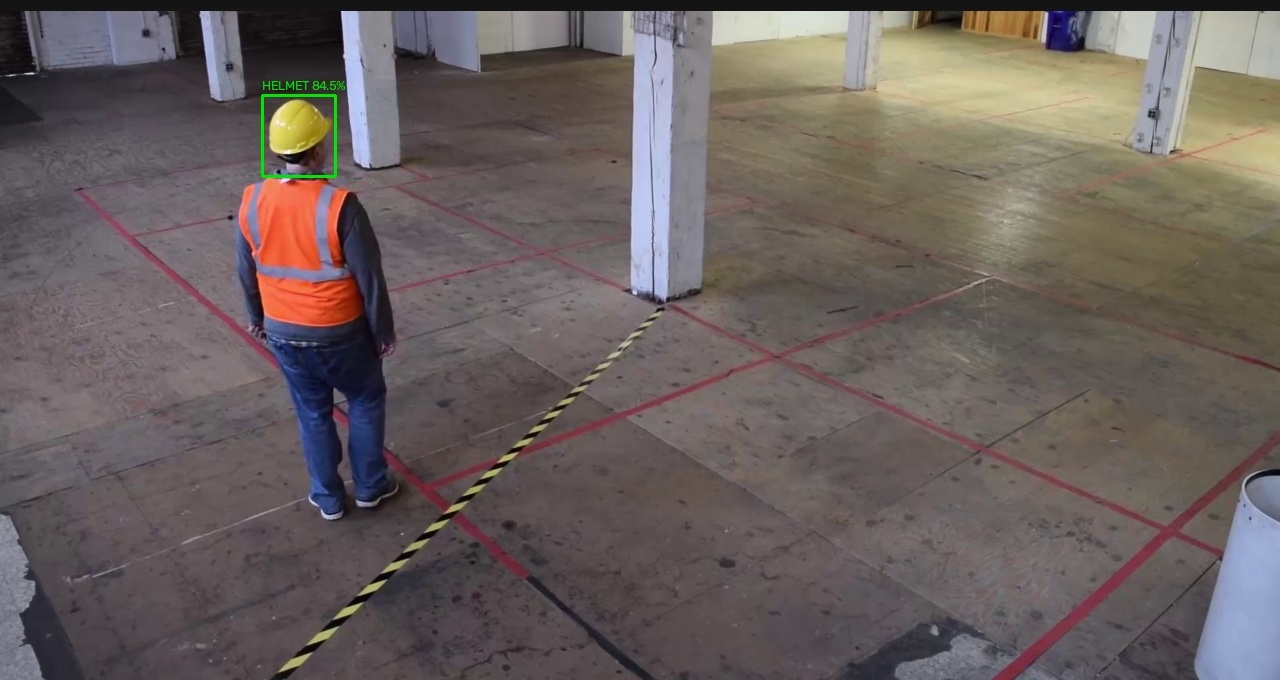
#> input picture paper_overleaf/figures/test_construction_site_workers_1080p.jpg, 1280 x 680 px, found by its file name
$ python crop_fig1.py
#> lines starting #> are read from the running program, lines starting #| are printed output that depends on the picture
from PIL import Image

img_path = 'paper_overleaf/figures/test_construction_site_workers_1080p.jpg'
img = Image.open(img_path)
#> img is the input picture: PIL image 1280x680 RGB; mean R, G, B 105.9, 96.4, 94.3
width, height = img.size
#> width = 1280; height = 680

# Crop out top black bar (approx 40 pixels out of 720)
top_crop = 40
cropped_img = img.crop((0, top_crop, width, height))
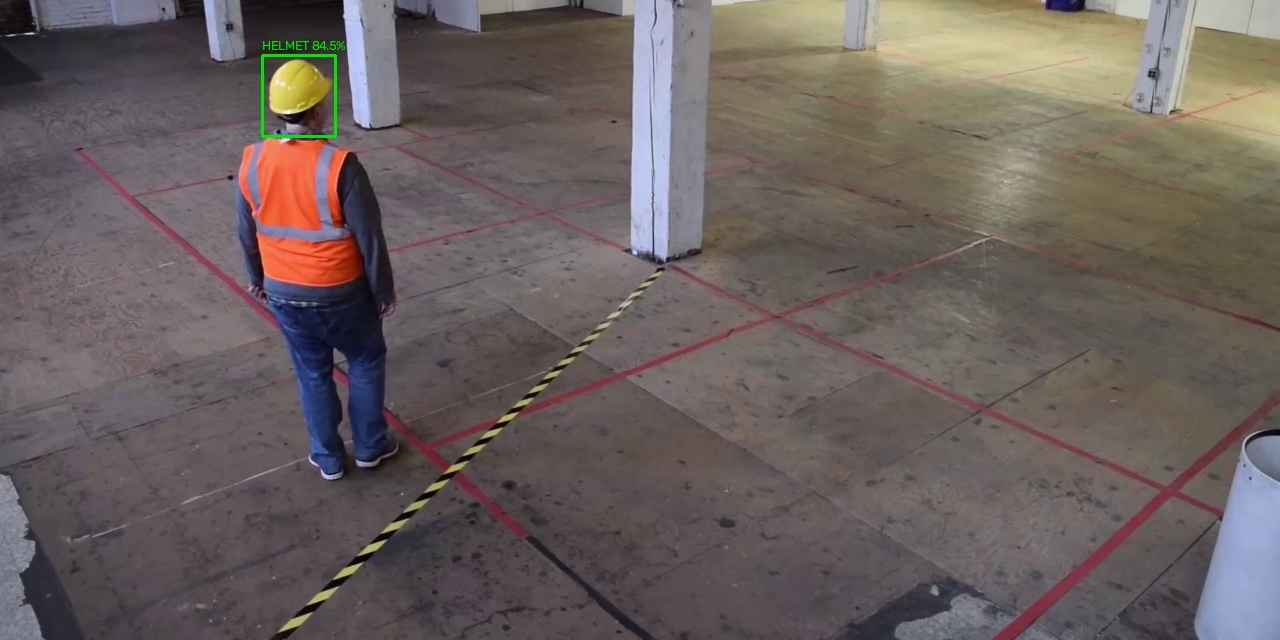
#> cropped_img: PIL image 1280x640 RGB; mean R, G, B 106.3, 96.4, 94.1

# Overwrite original test_construction_site_workers_1080p.jpg
cropped_img.save(img_path, quality=95)
cropped_img.save('paper_overleaf/figures/test_construction_site_workers_1080p_cropped.jpg', quality=95)
print("Successfully cropped and overwritten Fig. 1 image!")

$ run again, with paper_overleaf/figures/shwd_gradcam_comparison_opt.jpg copied over paper_overleaf/figures/test_construction_site_workers_1080p.jpg
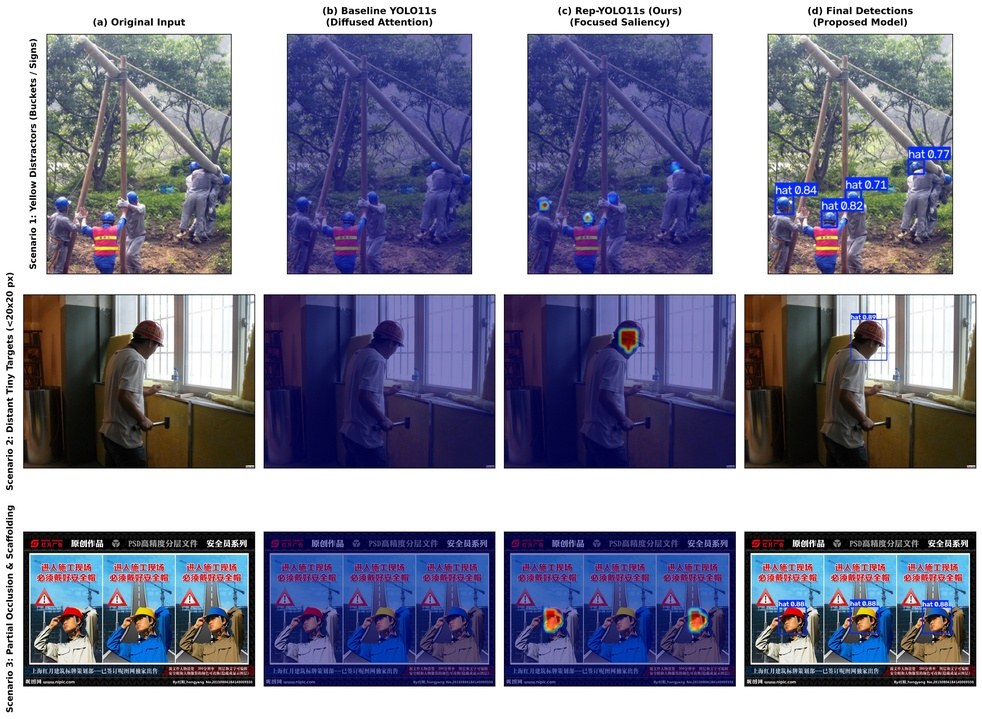
#> input picture paper_overleaf/figures/shwd_gradcam_comparison_opt.jpg, 982 x 719 px, shrunk from 2800 x 2049 before the run, found by its file name
#> img is the input picture: PIL image 982x719 RGB; mean R, G, B 132.5, 133.1, 155.1
#> `cropped_img = img.crop((0, top_crop, width, height))`:
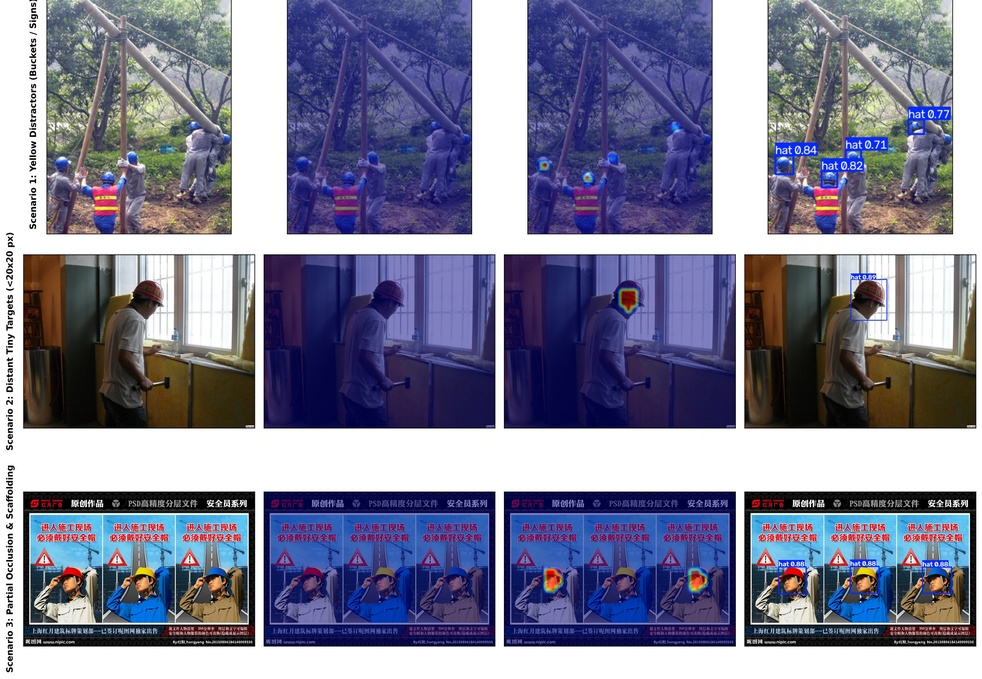
#> cropped_img: PIL image 982x679 RGB; mean R, G, B 127.1, 127.8, 150.8
